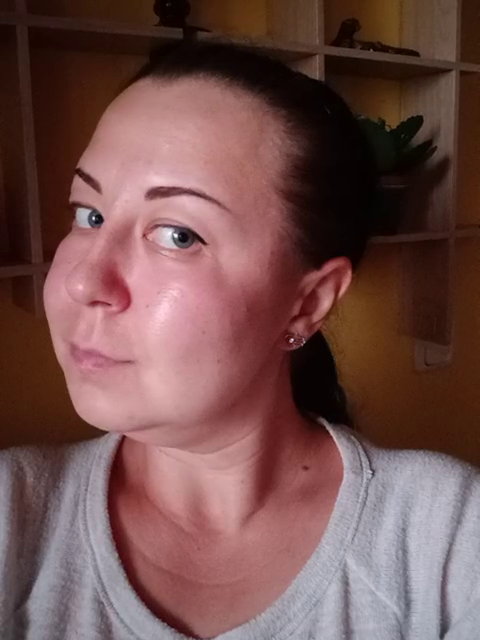
#> input picture frame 35 of src/data/raw/printout/live_video/14.mp4, 480 x 640 px, given in place of the camera
$ python collect_liveness_data.py --label live
#> lines starting #> are read from the running program, lines starting #| are printed output that depends on the picture; after the words box and inside, x2 and y2 are one past the last pixel; in counts of white or black regions, pixels touching at a corner belong together
"""Collect live/spoof face samples using your webcam.

Examples:
python -m face_emotion.anti_spoofing.collect_liveness_data --label live --split train
python -m face_emotion.anti_spoofing.collect_liveness_data --label spoof --split train
python -m face_emotion.anti_spoofing.collect_liveness_data --label live --split val
python -m face_emotion.anti_spoofing.collect_liveness_data --label spoof --split val

For spoof samples, show printed photos or phone-screen face images to the camera.
Press SPACE to save the current detected face crop. Press ESC to quit.
"""
from __future__ import annotations

import argparse
from datetime import datetime
from pathlib import Path

import cv2

CASCADE_PATH = cv2.data.haarcascades + "haarcascade_frontalface_default.xml"


def parse_args():
    parser = argparse.ArgumentParser()
    parser.add_argument("--label", choices=["live", "spoof"], required=True)
    parser.add_argument("--split", choices=["train", "val", "raw"], default="train")
    parser.add_argument("--camera", type=int, default=0)
    parser.add_argument("--out", default="data/liveness_dataset", help="Output root. Use --out data/liveness_raw with --split raw when preparing a Kaggle-based dataset.")
    return parser.parse_args()


def main():
    args = parse_args()
    out_dir = Path(args.out) / args.split / args.label
    out_dir.mkdir(parents=True, exist_ok=True)

    detector = cv2.CascadeClassifier(CASCADE_PATH)
    cap = cv2.VideoCapture(args.camera)
    if not cap.isOpened():
        raise RuntimeError("Could not open webcam. Try --camera 1 if needed.")

    print("SPACE = save face crop | ESC = quit")
    saved = 0

    while True:
        ok, frame = cap.read()
#> frame is the input picture: shape (640, 480, 3); mean B, G, R 76.8, 79.5, 114.1
        if not ok:
            break

        gray = cv2.cvtColor(frame, cv2.COLOR_BGR2GRAY)
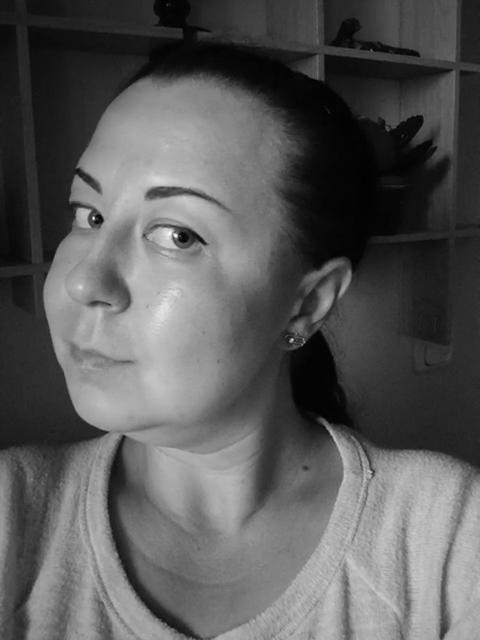
#> gray: shape (640, 480); min 2, max 254, mean 89.5
        faces = detector.detectMultiScale(gray, scaleFactor=1.2, minNeighbors=5, minSize=(80, 80))
#> faces = [[57, 57, 236, 236]]

        face_crop = None
        for (x, y, w, h) in faces[:1]:
            pad = int(0.15 * max(w, h))
            x1, y1 = max(0, x - pad), max(0, y - pad)
            x2, y2 = min(frame.shape[1], x + w + pad), min(frame.shape[0], y + h + pad)
            face_crop = frame[y1:y2, x1:x2]
            cv2.rectangle(frame, (x1, y1), (x2, y2), (0, 255, 0), 2)
#> this loop made 1 pass
#> (x, y, w, h, pad, x1, y1, x2) on pass 1: (57, 57, 236, 236, 35, 22, 22, 328)
#> pass 1, in main, `face_crop = frame[y1:y2, x1:x2]`:
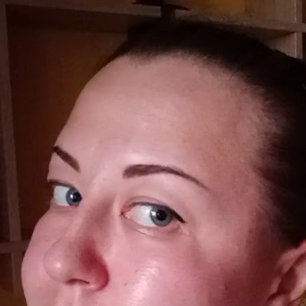
#> face_crop: shape (306, 306, 3); mean B, G, R 75.6, 77.7, 121
#> after the loop:
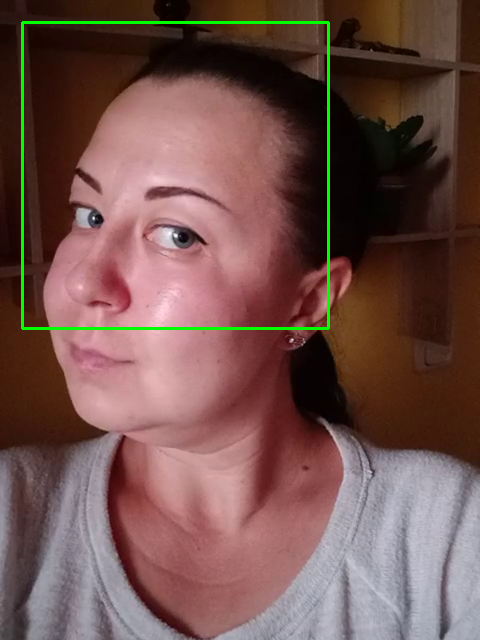
#> frame: shape (640, 480, 3); 1.19% of pixels changed, all inside (x1, y1, x2, y2) = (21, 21, 330, 330)

        cv2.putText(frame, f"{args.split}/{args.label} saved={saved}", (20, 35), cv2.FONT_HERSHEY_SIMPLEX, 0.9, (0, 255, 0), 2)
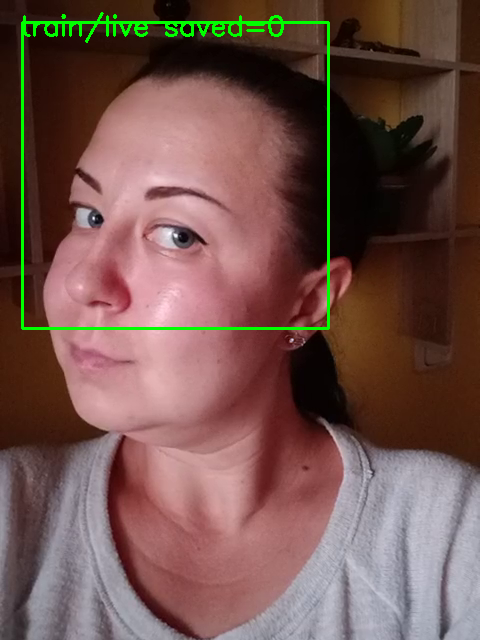
#> frame: shape (640, 480, 3); 0.47% of pixels changed, all inside (x1, y1, x2, y2) = (23, 12, 284, 43)
        cv2.imshow("Collect liveness data", frame)
        key = cv2.waitKey(1) & 0xFF
#> (key Esc is pressed here)

        if key == 27:
            break
        if key == 32 and face_crop is not None:
            ts = datetime.now().strftime("%Y%m%d_%H%M%S_%f")
            path = out_dir / f"{args.label}_{ts}.jpg"
            cv2.imwrite(str(path), face_crop)
            saved += 1
            print("Saved", path)

    cap.release()
    cv2.destroyAllWindows()


if __name__ == "__main__":
    main()

$ run again, starting later in the video
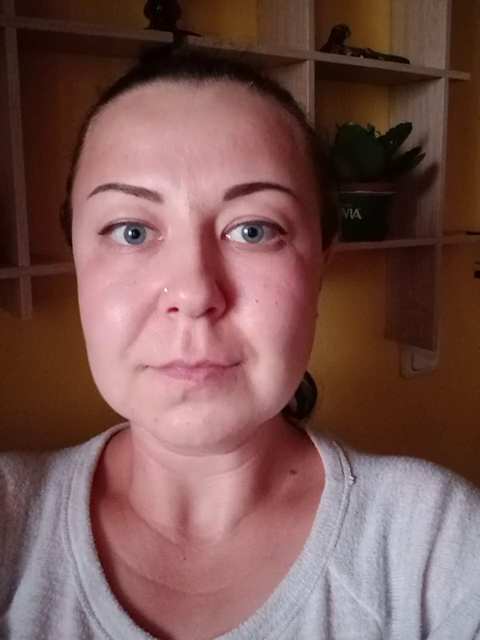
#> input picture frame 158 of src/data/raw/printout/live_video/14.mp4, 480 x 640 px, given in place of the camera
#> in main, frame is the input picture: shape (640, 480, 3); mean B, G, R 82.1, 86.2, 121.5
#> in main, `gray = cv2.cvtColor(frame, cv2.COLOR_BGR2GRAY)`:
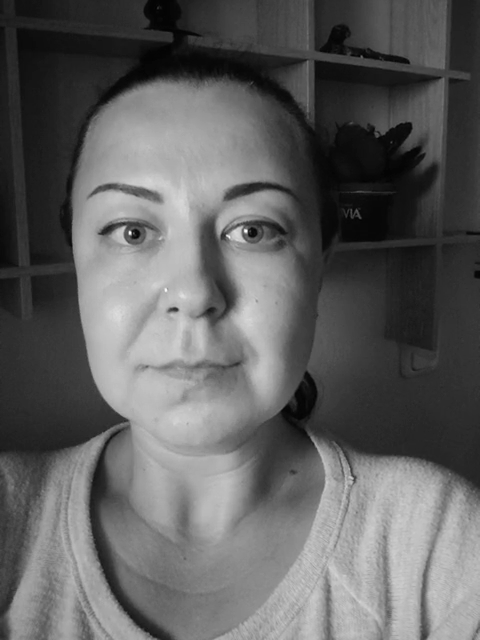
#> gray: shape (640, 480); min 2, max 254, mean 96.2
#> faces = [[32, 110, 321, 321]]
#> the loop in main, `for (x, y, w, h) in faces[:1]:` made 1 pass
#> (x, y, w, h, pad, x1, y1, x2) on pass 1: (32, 110, 321, 321, 48, 0, 62, 401)
#> in main, `cv2.putText(frame, f"{args.split}/{args.label} saved={saved}", (20, 35..`:
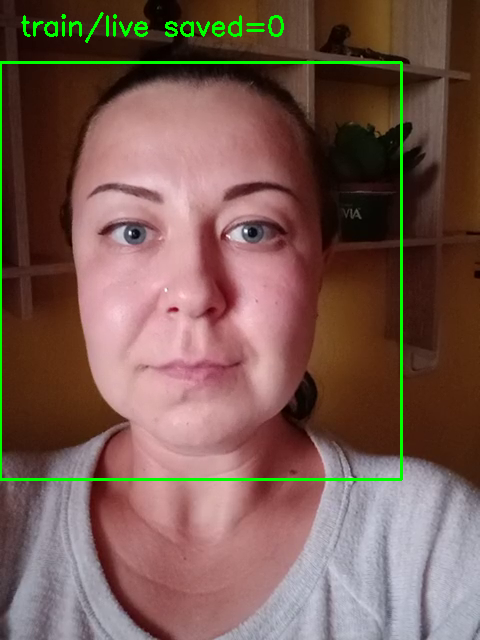
#> frame: shape (640, 480, 3); mean B, G, R 81.3, 90.4, 120

$ run again, starting later in the video
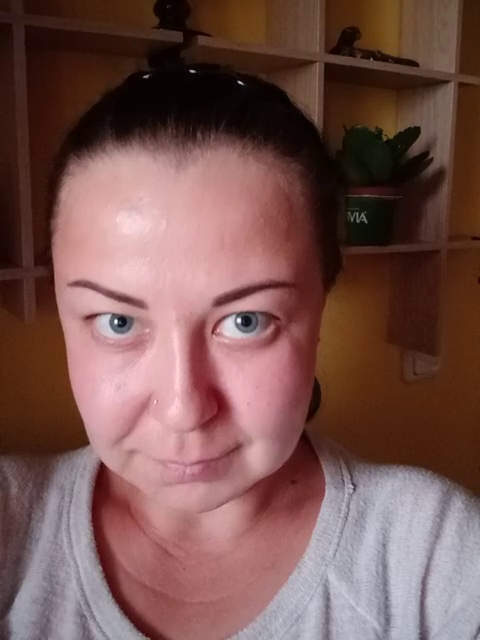
#> input picture frame 282 of src/data/raw/printout/live_video/14.mp4, 480 x 640 px, given in place of the camera
#> in main, frame is the input picture: shape (640, 480, 3); mean B, G, R 79.7, 84.4, 119.4
#> in main, `gray = cv2.cvtColor(frame, cv2.COLOR_BGR2GRAY)`:
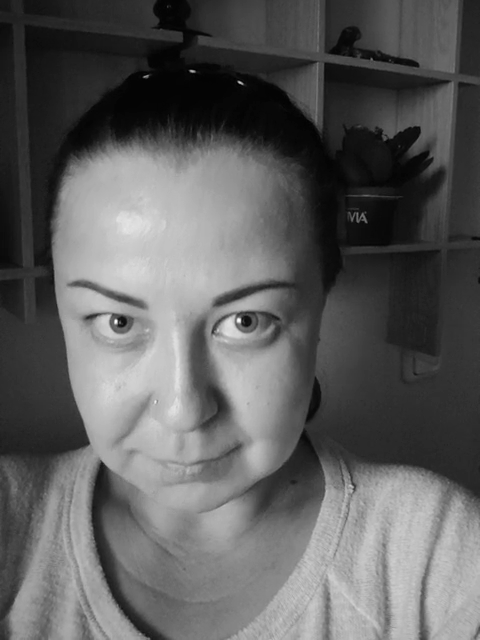
#> gray: shape (640, 480); min 0, max 254, mean 94.3
#> faces = [[21, 198, 326, 326]]
#> the loop in main, `for (x, y, w, h) in faces[:1]:` made 1 pass
#> (x, y, w, h, pad, x1, y1, x2) on pass 1: (21, 198, 326, 326, 48, 0, 150, 395)
#> in main, `cv2.putText(frame, f"{args.split}/{args.label} saved={saved}", (20, 35..`:
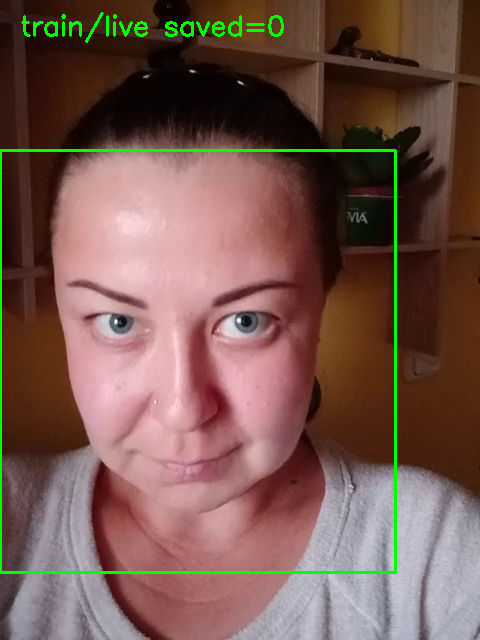
#> frame: shape (640, 480, 3); mean B, G, R 78.6, 88.3, 117.5
